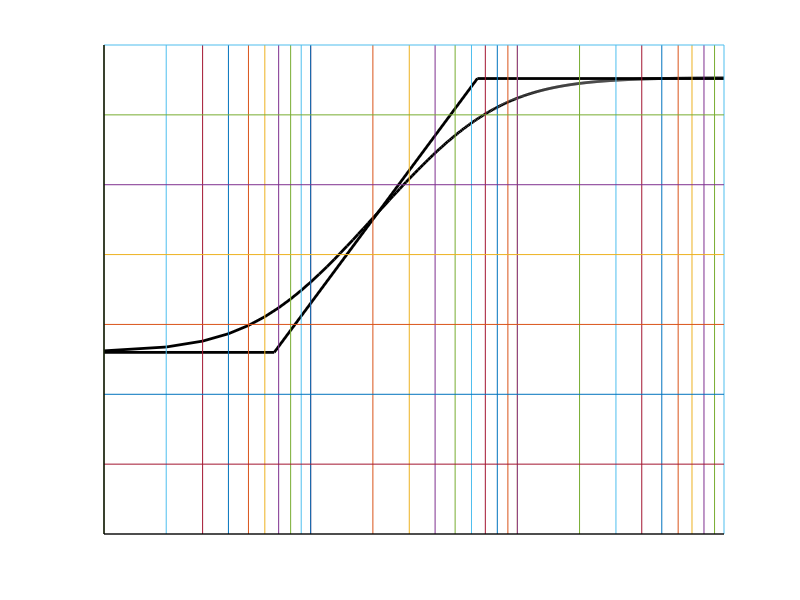
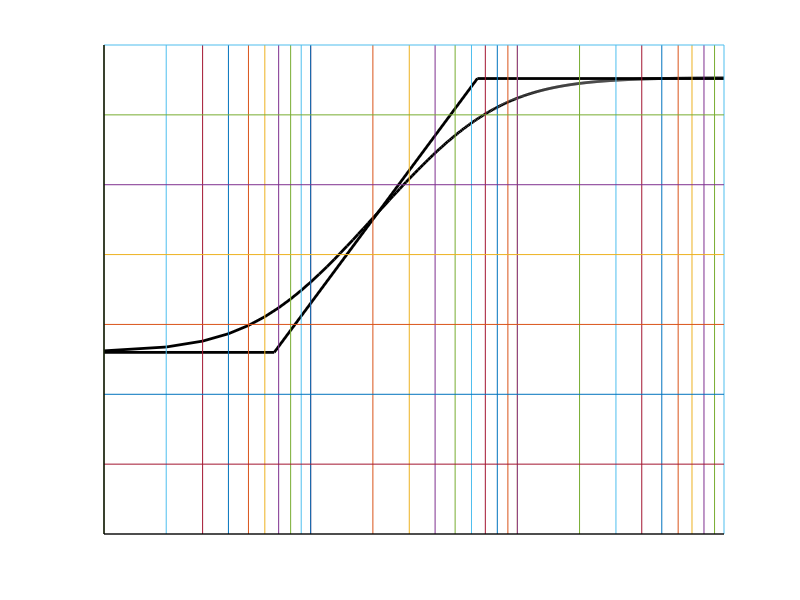

Write MATLAB code to recreate these figures, in order.
#bodeMagnitude

clf
hold on


A=@(w) -43.*(j.*w+6666)./(j.*w+64068);


%actual curve
w=1000:1000:1000000;
plot(log10(w),20.*log10(abs(A(w))),"linewidth",2,"color","black")

%bode sections
plot([log10(1000),log10(6666)],[13,13],"linewidth",2,"color","black")
plot([log10(6666),log10(64068)],[13,32.6],"linewidth",2,"color","black")
plot([log10(64068),log10(1000000)],[32.6,32.6],"linewidth",2,"color","black")

for x=1000:1000:10000
plot([log10(x),log10(x)],[0,35])
endfor

for x=10000:10000:100000
plot([log10(x),log10(x)],[0,35])
endfor

for x=100000:100000:1000000
plot([log10(x),log10(x)],[0,35])
endfor

for y=5:5:35
plot([3,6],[y,y])
endfor

%axis
plot([3,6],[0,0],"linewidth",1,"color","black")
plot([3,3],[0,35],"linewidth",1,"color","black")

axis([3,6,0,35])
grid off
axis off

print -demf bodeMagnitudeEmitterCapacitor.emf
print -deps bodeMagnitudeEmitterCapacitor.eps
